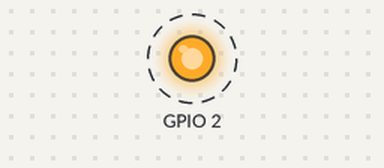
A sketch run on a simulated ESP8266 (NodeMCU). On the bench: output pins drawn as LEDs (lit = HIGH). Dashed ring = blinking. WiFi joins after 1.5 s; servers stay silent unless stated; what the sketch prints to the serial monitor is not drawn.

Above: at 1.55 s.
Timing chart, 0 to 4.5 s (numbered marks = the images above):
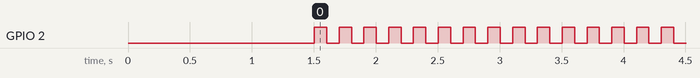

Measured:
- by itself, GPIO 2: alternates HIGH for 0.10 s and LOW for 0.10 s

The sketch:

OTA_test.ino
```cpp
#include <ESP8266WiFi.h>
#include <ESP8266mDNS.h>
#include <WiFiUdp.h>
#include <ArduinoOTA.h>

#ifndef STASSID
#define STASSID "Savewo Lab"
#define STAPSK  "KenKen2022-"
#endif

const char* ssid = STASSID;
const char* password =  STAPSK;

void setup() {
  Serial.begin(9600);
  Serial.println("Booting");
  WiFi.mode(WIFI_STA);
  WiFi.begin(ssid, password);
  while (WiFi.waitForConnectResult() != WL_CONNECTED) {
    Serial.println("Connection Failed! Rebooting...");
    delay(5000);
    ESP.restart();
  }
  // ArduinoOTA.setPort(8266);
  ArduinoOTA.setHostname("Test2");
  ArduinoOTA.onStart([]() {
    String type;
    if (ArduinoOTA.getCommand() == U_FLASH) {
      type = "sketch";
    } else { // U_FS
      type = "filesystem";
    }
    Serial.println("Start updating " + type);
  });
  ArduinoOTA.onEnd([]() {
    Serial.println("\nEnd");
  });
  ArduinoOTA.onProgress([](unsigned int progress, unsigned int total) {
    Serial.printf("Progress: %u%%\r", (progress / (total / 100)));
  });
  ArduinoOTA.onError([](ota_error_t error) {
    Serial.printf("Error[%u]: ", error);
    if (error == OTA_AUTH_ERROR) {
      Serial.println("Auth Failed");
    } else if (error == OTA_BEGIN_ERROR) {
      Serial.println("Begin Failed");
    } else if (error == OTA_CONNECT_ERROR) {
      Serial.println("Connect Failed");
    } else if (error == OTA_RECEIVE_ERROR) {
      Serial.println("Receive Failed");
    } else if (error == OTA_END_ERROR) {
      Serial.println("End Failed");
    }
  });
  ArduinoOTA.begin();
  Serial.println("Ready");
  Serial.print("IP address: ");
  Serial.println(WiFi.localIP());

  pinMode(2, OUTPUT);
}

void loop() {
  ArduinoOTA.handle();
  digitalWrite(2, HIGH);   // turn the LED on (HIGH is the voltage level)
  delay(100);                       // wait for a second
  digitalWrite(2, LOW);    // turn the LED off by making the voltage LOW
  delay(100);                       // wait for a second
}
```
